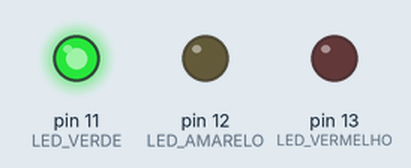
A sketch run on a simulated Arduino Uno, built with avr-gcc and run on an emulated ATmega328P. On the bench: output pins drawn as LEDs (lit = HIGH).

Above: at 0.1 s.
At 3.1 s:
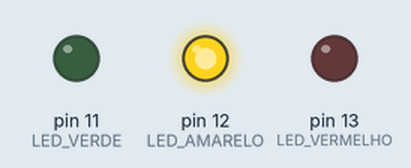
At 13.1 s:
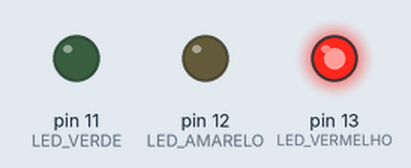
At 21.1 s:
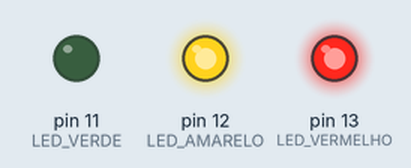
At 36.1 s:
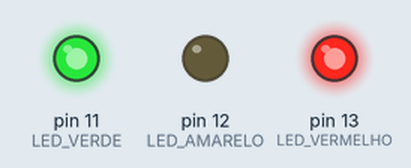
Timing chart, 0 to 40.0 s (numbered marks = the images above):
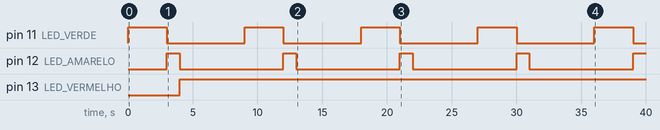

Measured:
- by itself, pin 11 (LED_VERDE): alternates HIGH for 3.0 s and LOW for 6.0 s
- by itself, pin 12 (LED_AMARELO): alternates HIGH for 1.0 s and LOW for 8.0 s
- by itself, pin 13 (LED_VERMELHO): LOW → HIGH at 4.0 s

The sketch:

semaforo.ino
```cpp
// Definicao das constantes correspondentes a cada porta
#define LED_VERDE 11
#define LED_AMARELO 12
#define LED_VERMELHO 13

void setup() {
  // inicia as portas digitais como sendo saída (OUTPUT)
  pinMode(LED_VERDE, OUTPUT);
  pinMode(LED_AMARELO, OUTPUT);
  pinMode(LED_VERMELHO, OUTPUT);
}

void loop() {
  digitalWrite(LED_VERDE, HIGH);    // LED verde aceso (HIGH)
  delay(3000);                      // esperar tres segundos

  digitalWrite(LED_VERDE, LOW);     // LED verde apagado (LOW)
  digitalWrite(LED_AMARELO, HIGH);  // LED amarelo aceso (HIGH)
  delay(1000);                      // esperar por um segundo

  digitalWrite(LED_AMARELO, LOW);   // LED amarelo apagado (LOW)
  digitalWrite(LED_VERMELHO, HIGH); // LED vermelho aceso (HIGH)
  delay(5000);                      // esperar por cinco segundos
}
```
